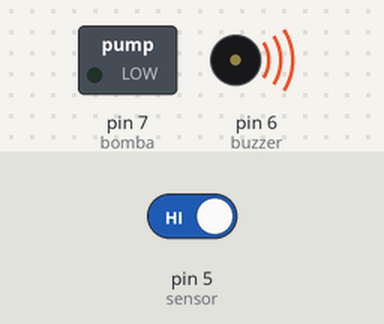
Bench run of a sketch on a simulated Arduino Uno, built with avr-gcc and run on an emulated ATmega328P. Shown: switched loads named in the sketch (green lamp = pin HIGH), buzzer (waves = sounding, pin HIGH). The test bench sets the inputs (shaded band); at power-on: pin 5 (sensor) HIGH.

Above: at 1.2 s.
1.3 s: pin 5 (sensor) driven LOW
At 2.5 s:
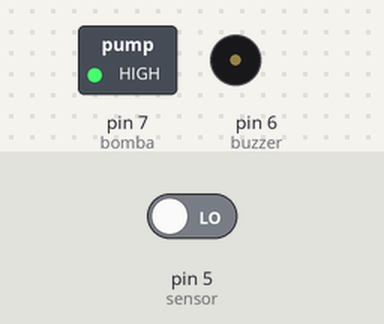
2.8 s: pin 5 (sensor) driven HIGH
At 5.2 s:
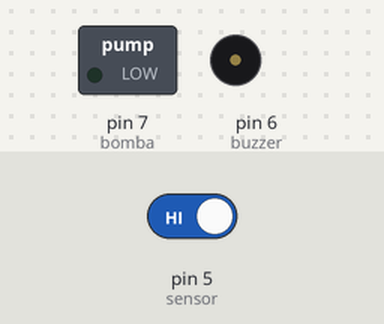
Timing chart, 0 to 11.8 s (numbered marks = the images above; inputs shaded):
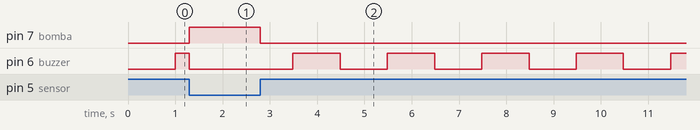

Measured:
- after the input at 1.3 s, pin 7 (bomba): LOW → HIGH at once; pin 6 (buzzer): HIGH → LOW after 0.00 s instead of 0.70 s
- after the input at 2.8 s, pin 7 (bomba): HIGH → LOW at once; pin 6 (buzzer): alternates HIGH for 1.0 s and LOW for 1.0 s, starting after 0.69 s

The sketch:

SensorNivelAgua.ino
```cpp
/*

          Este programa tem a função de ler um sensor de nível de água. Quando o sensor detectar que o nível de água passou do nível desejado, ele irá acionar com nível lógico
    zero, e a partir disso, aciona um buzzer e uma possível bomba d'água é desligada.

          Na simulação o circuito e o programa funcionaram como esperado.

*/

// Mapeamento de hardware
#define sensor 5
#define buzzer 6
#define bomba 7

// Protótipos de funções auxiliares
void leitura_Sensor();

// Variáveis auxiliares
int cont = 0x00;


// Função de interrupção
ISR(TIMER2_OVF_vect){

    TCNT2 = 0x64;
    cont++;

    if(cont == 0x64){

        cont = 0x00;

        digitalWrite(buzzer, !digitalRead(buzzer));
    }
}

void setup() {

    pinMode(sensor, INPUT_PULLUP);
    pinMode(buzzer, OUTPUT);
    pinMode(bomba, OUTPUT);

    digitalWrite(buzzer, LOW);
    digitalWrite(bomba, LOW);

    TCCR2A = 0x00;              // Timer2 operando no modo normal
    TCCR2B = 0x07;              // Prescaler 1:1024
    TCNT2 = 0x64;               // Inicia a contagem em 100d, para overflow = 10ms
    TIMSK2 = 0x00;              // Desabilita a interrupção por overflow do timer2, inicialmente
}

void loop() {

    leitura_Sensor();
}


// Funções auxiliares

void leitura_Sensor(){

    if(digitalRead(sensor)){

        digitalWrite(bomba, LOW);
        TIMSK2 = 0x01;                // Habilita a interrupção por overflow do timer2
    }
    else{

        digitalWrite(buzzer, LOW);
        digitalWrite(bomba, HIGH);
        TIMSK2 = 0x00;                // Desabilita a interrupção por overflow do timer2
    }
}
```
